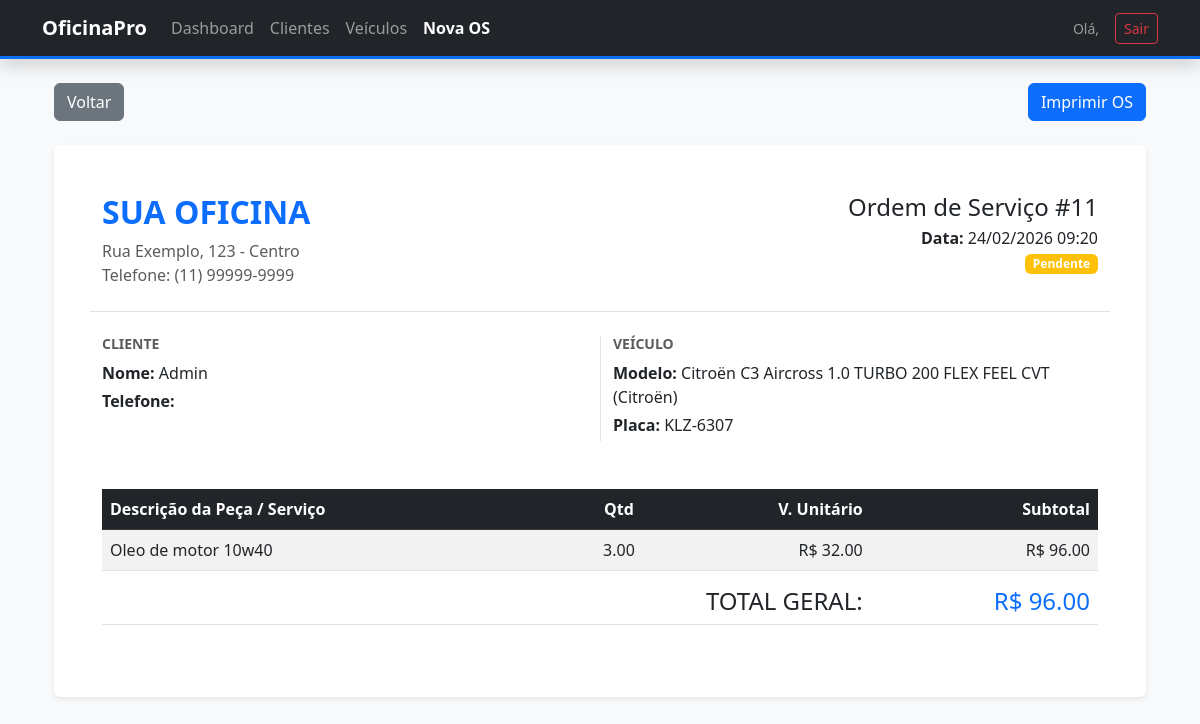
The page /oficina/os/visualizar/11/ on the database its author committed.
### gestao/models.py (models this page shows, shortened)
class OrdemServico(models.Model):
    STATUS_CHOICES = [
        ("P", "Pendente"),
        ("A", "Aprovado"),
        ("F", "Finalizado"),
        ("C", "Cancelado"),  # Adicionei Cancelado para maior controle
    ]
    veiculo = models.ForeignKey(Veiculo, on_delete=models.CASCADE)
    mecanico = models.ForeignKey(User, on_delete=models.PROTECT)
    data_criacao = models.DateTimeField(auto_now_add=True)
    status = models.CharField(max_length=1, choices=STATUS_CHOICES,
                              default="P")
    observacoes = models.TextField(blank=True)
    @property
    def total_geral(self):
        return sum(item.valor_total for item in self.itens.all())

class Veiculo(models.Model):
    cliente = models.ForeignKey(
        Cliente, on_delete=models.CASCADE,
        related_name="veiculos"
    )
    placa = models.CharField(max_length=7, unique=True)
    modelo = models.CharField(max_length=50)
    marca = models.CharField(max_length=50)

class Cliente(models.Model):
    nome = models.CharField(max_length=100)
    email = models.EmailField()
    telefone = models.CharField(max_length=20)
    cpf = models.CharField(max_length=14, unique=True)

class ItemOrdemServico(models.Model):
    ordem_servico = models.ForeignKey(
        OrdemServico, on_delete=models.CASCADE, related_name="itens"
    )
    descricao = models.CharField(max_length=200)
    quantidade = models.DecimalField(max_digits=10, decimal_places=2,
                                     default=1)
    valor_unitario = models.DecimalField(max_digits=10, decimal_places=2)
    @property
    def valor_total(self):
        return self.quantidade * self.valor_unitario

### gestao/views.py (the view)
# urls.py: path("os/visualizar/<int:pk>/", views.detalhe_os, name="detalhe_os"),
def detalhe_os(request, pk):
    os = get_object_or_404(OrdemServico, pk=pk)
    return render(request, "gestao/detalhe_os.html", {"os": os})

### gestao/templates/gestao/detalhe_os.html (shortened to what this page needs)
{% extends 'gestao/base.html' %}
{% block content %}
<div class="container my-4">
    <div class="d-print-none mb-4 d-flex justify-content-between">
        <a href="{% url 'dashboard' %}" class="btn btn-secondary">
             Voltar
        </a>
        <div>
            <button onclick="window.print()" class="btn btn-primary">
                 Imprimir OS
            </button>
        </div>
    </div>
    <div class="card shadow-sm p-5 bg-white" id="printable-area">
        <div class="row border-bottom pb-4 mb-4">
            <div class="col-6">
                <h2 class="text-uppercase fw-bold text-primary">Sua Oficina</h2>
                <p class="text-muted mb-0">Rua Exemplo, 123 - Centro</p>
                <p class="text-muted mb-0">Telefone: (11) 99999-9999</p>
            </div>
            <div class="col-6 text-end">
                <h4 class="mb-1">Ordem de Serviço #{{ os.id }}</h4>
                <p class="mb-0"><strong>Data:</strong> {{ os.data_criacao|date:"d/m/Y H:i" }}</p>
                <span
                    class="badge {% if os.status == 'F' %}bg-success{% elif os.status == 'P' %}bg-warning{% else %}bg-primary{% endif %}">
                    {{ os.get_status_display }}
                </span>
            </div>
        </div>
        <div class="row mb-5">
            <div class="col-6">
                <h6 class="text-muted text-uppercase small fw-bold">Cliente</h6>
                <p class="mb-1"><strong>Nome:</strong> {{ os.veiculo.cliente.nome }}</p>
                <p class="mb-1"><strong>Telefone:</strong> {{ os.veiculo.cliente.telefone }}</p>
            </div>
            <div class="col-6 border-start">
                <h6 class="text-muted text-uppercase small fw-bold">Veículo</h6>
                <p class="mb-1"><strong>Modelo:</strong> {{ os.veiculo.modelo }} ({{ os.veiculo.marca }})</p>
                <p class="mb-1"><strong>Placa:</strong> {{ os.veiculo.placa }}</p>
            </div>
        </div>
        <table class="table table-striped mb-4">
            <thead class="table-dark">
                <tr>
                    <th>Descrição da Peça / Serviço</th>
                    <th class="text-center">Qtd</th>
                    <th class="text-end">V. Unitário</th>
                    <th class="text-end">Subtotal</th>
                </tr>
            </thead>
            <tbody>
                {% for item in os.itens.all %}
                <tr>
                    <td>{{ item.descricao }}</td>
                    <td class="text-center">{{ item.quantidade }}</td>
                    <td class="text-end">R$ {{ item.valor_unitario|floatformat:2 }}</td>
                    <td class="text-end">R$ {{ item.valor_total|floatformat:2 }}</td>
                </tr>
                {% endfor %}
            </tbody>
            <tfoot>
                <tr>
                    <th colspan="3" class="text-end h4 pt-3">TOTAL GERAL:</th>
                    <th class="text-end h4 pt-3 text-primary">R$ {{ os.total_geral|floatformat:2 }}</th>
                </tr>
            </tfoot>
        </table>
    </div>
</div>
{% endblock %}

### gestao/static/gestao/css/style.css (style rules this page uses)
body { background-color: #f8f9fa; }
.card { border: none; transition: transform 0.2s; }

### rows shown on the page
OrdemServico: id "11", data_criacao "24/02/2026 09:20", status "Pendente", veiculo.cliente.nome "Admin", veiculo.modelo "Citroën C3 Aircross 1.0 TURBO 200 FLEX FEEL CVT", veiculo.marca "Citroën", veiculo.placa "KLZ-6307", total_geral "96.00"
ItemOrdemServico: descricao "Oleo de motor 10w40", quantidade "3.00", valor_unitario "32.00", valor_total "96.00"
